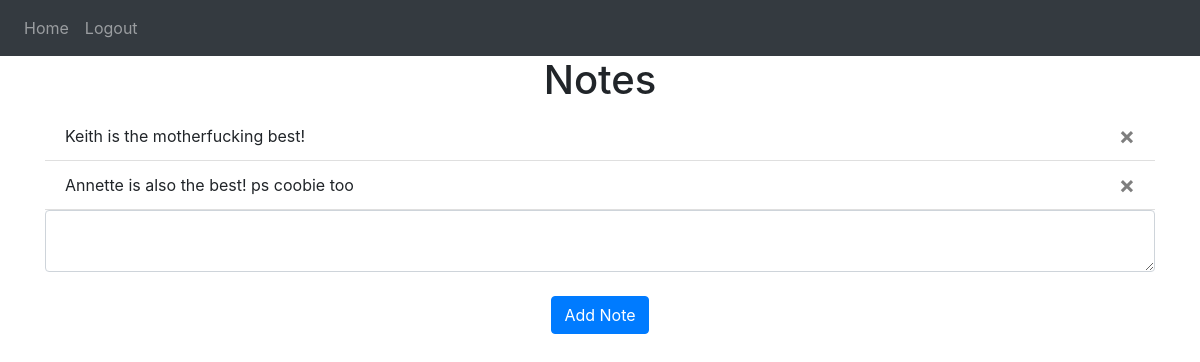
Page / (signed in) on the earlier database version.
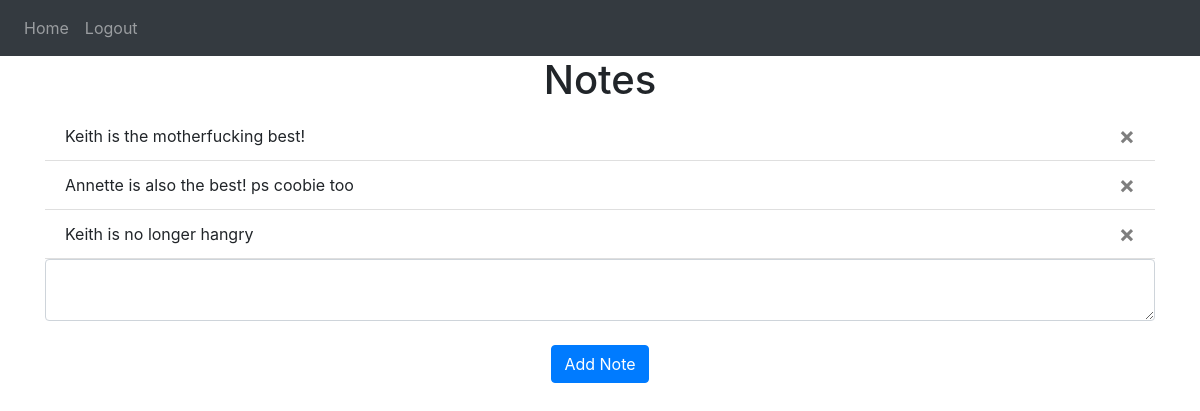
Same page on the later database version.
### website/models.py (models this page shows)
class Note(db.Model):
    id = db.Column(db.Integer, primary_key=True)
    data = db.Column(db.String(10000))
    date = db.Column(db.DateTime(timezone=True), default=func.now())
    user_id = db.Column(db.Integer, db.ForeignKey('user.id'))

### website/views.py (the view, shortened to what this page needs)
@views.route('/', methods=['GET', 'POST'])
@login_required
def home():
    return render_template("home.html", user=current_user)

### website/__init__.py (called while the page is built)
def create_app():
    app = Flask(__name__)
    app.config['SECRET_KEY'] = 'hjshjhdjah kjshkjdhjs'
    app.config['SQLALCHEMY_DATABASE_URI'] = f'sqlite:///{DB_NAME}'
    db.init_app(app)
    from .views import views
    from .auth import auth
    app.register_blueprint(views, url_prefix='/')
    app.register_blueprint(auth, url_prefix='/')
    from .models import User, Note
    with app.app_context():
        db.create_all()
    login_manager = LoginManager()
    login_manager.login_view = 'auth.login'
    login_manager.init_app(app)
    @login_manager.user_loader
    def load_user(id):
        return User.query.get(int(id))
    return app

### website/templates/home.html
{% extends "base.html" %} {% block title %} Home {% endblock %}
{% block content %}
<h1 align="center">Notes</h1>
<ul class="list-group list-group-flush" id="notes">
  {% for note in user.notes %}
  <li class="list-group-item">
    {{ note.data }}
    <button type="button" class="close" onclick="deleteNote({{ note.id}})">
      <span aria-hidden="true">&times;</span>
    </button>
  </li>
  {% endfor %}
</ul>
<form method="POST">
  <textarea name="note" id="note" class="form-control"></textarea>
  <br />
  <div align="center">
    <button type="submit" class="btn btn-primary">Add Note</button>
  </div>
</form>
{% endblock %}

### website/templates/base.html (shortened to what this page needs)
<!DOCTYPE html>
<html>
  <head>
    <link
      rel="stylesheet"
      href="https://stackpath.bootstrapcdn.com/bootstrap/4.4.1/css/bootstrap.min.css"
    />
    <link
      rel="stylesheet"
      href="https://stackpath.bootstrapcdn.com/font-awesome/4.7.0/css/font-awesome.min.css"
    />
  </head>
  <body>
    <nav class="navbar navbar-expand-lg navbar-dark bg-dark">
      <div class="collapse navbar-collapse" id="navbar">
        <div class="navbar-nav">
          {% if user.is_authenticated %}
          <a class="nav-item nav-link" id="home" href="/">Home</a>
          <a class="nav-item nav-link" id="logout" href="/logout">Logout</a>
          {% else %}
          <a class="nav-item nav-link" id="login" href="/login">Login</a>
          <a class="nav-item nav-link" id="signUp" href="/sign-up">Sign Up</a>
          {% endif %}
        </div>
      </div>
    </nav>
    <div class="container">{% block content %} {% endblock %}</div>
  </body>
</html>

Differences in the rows shown:
added Note: data "Keith is no longer hangry"
